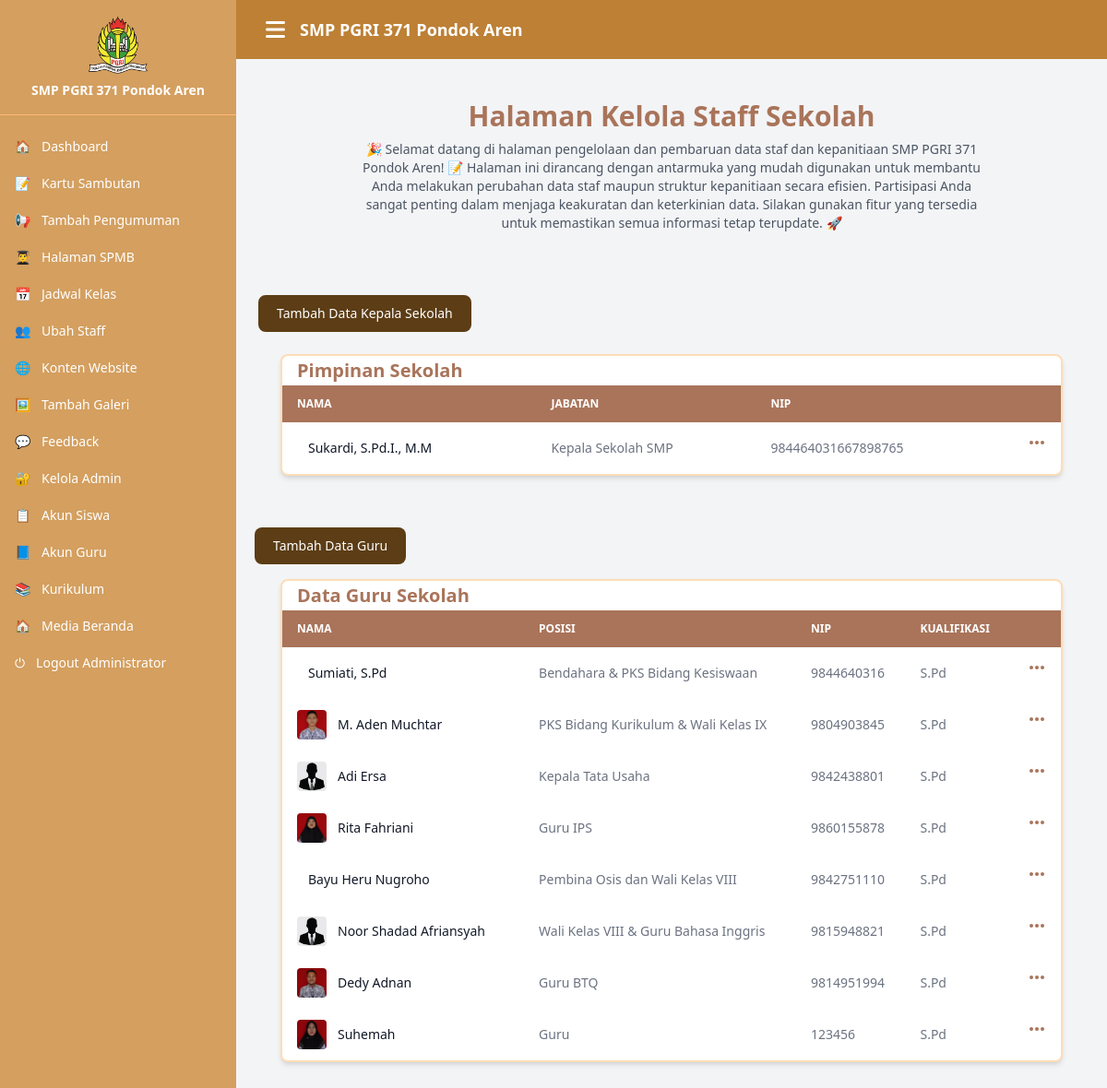
The page /admin/index.php?page=changeStaff (signed in) on the database its author committed.
### tables this page shows
CREATE TABLE `pimpinan_sekolah` (
  `id` int(11) NOT NULL,
  `name` varchar(30) NOT NULL,
  `position` varchar(50) NOT NULL,
  `contact_no` varchar(20) NOT NULL,
  `image_src` varchar(200) NOT NULL
);

CREATE TABLE `staffs` (
  `id` int(11) NOT NULL,
  `name` varchar(100) NOT NULL,
  `post` varchar(100) NOT NULL,
  `qualification` varchar(100) NOT NULL,
  `contact` varchar(100) NOT NULL,
  `image_src` varchar(100) NOT NULL
);

### admin/changeStaff.php (the view, shortened to what this page needs)
<!DOCTYPE html>
<html lang="en">
<head>
</head>
<body>
     <section class="text-gray-600 body-font">
            <div class="container px-5 py-5 mx-auto">
                <div class="flex flex-col text-center w-full mb-2">
                    <h1 class="text-3xl font-bold text-[#a9745a]">Halaman Kelola Staff Sekolah </h1>
                        <p class="text-sm text-gray-600 mt-2 max-w-2xl mx-auto">
                       🎉 Selamat datang di halaman pengelolaan dan pembaruan data staf dan kepanitiaan SMP PGRI 371 Pondok Aren! 📝
                        Halaman ini dirancang dengan antarmuka yang mudah digunakan untuk membantu Anda melakukan perubahan data staf maupun struktur kepanitiaan secara efisien.
                        Partisipasi Anda sangat penting dalam menjaga keakuratan dan keterkinian data.
                        Silakan gunakan fitur yang tersedia untuk memastikan semua informasi tetap terupdate. 🚀
                    </p>
                </div>
            </div>
            <button data-modal-target="authentication-modal2" data-modal-toggle="authentication-modal2"
                class="mt-10 mb-0 block text-white bg-[#5c3d15] hover:bg-[#4b320f] focus:ring-4 p-4 focus:outline-none  font-medium rounded-lg text-sm px-5 py-2.5 text-center"
                type="button">
                Tambah Data Kepala Sekolah
            </button>
        </div>
<?php
include '../connection/database.php';
$defaultavatar = "../assects/images/defaults/defaultaltimage.jpg";
?>
<main>
        <div class="mx-auto max-w-screen-xl px-0 lg:px-12">
           <div class="bg-white dark:bg-white relative shadow-md sm:rounded-lg overflow-hidden border-2 border-[#fcddb8]">
                <div class="flex flex-col md:flex-row items-center justify-between space-y-3 md:space-y-0 md:space-x-4 p-4">
                    <div class="w-full md:w-1/2">
                        <form class="flex items-center">
                            <div class="relative w-full">
                                <div class="absolute inset-y-0 left-0 flex items-center pl-0 pointer-events-none">
                                    <h2 class="text-xl font-bold text-[#a9745a]">Pimpinan Sekolah</h2>
                                </div>
                            </div>
                        </form>
                    </div>
                </div>
                <div class="overflow-x-auto">
                    <table class="w-full text-sm text-left text-gray-500 text-black dark:text-black">
                        <thead class="text-xs text-white uppercase bg-[#a9745a]">
                            <tr>
                                <th class="px-4 py-3">Nama</th>
                                <th class="px-4 py-3">Jabatan</th>
                                <th class="px-4 py-3">NIP</th>
                                <th class="px-4 py-3"><span class="sr-only">Actions</span></th>
                            </tr>
                        </thead>
                       <tbody>
                        <?php
                        $query = "SELECT * FROM pimpinan_sekolah;";
                        $result = mysqli_query($connectionobj, $query);
                        if (mysqli_num_rows($result) > 0) {
                            while ($row = mysqli_fetch_assoc($result)) {
                                $pimpinanId = $row['id'];
                                echo '
                                <tr class="border-[#fcddb8] dark:border-[#fcddb8]">
                                    <th scope="row" class="px-4 py-3 font-medium text-gray-900 whitespace-nowrap dark:text-black">
                                        <div class="flex items-center mr-3">
                                            <img src="../' . $row['image_src'] . '" alt="" class="h-8 w-auto mr-3 rounded" onerror="this.src=' . $defaultavatar . '">
                                            ' . $row['name'] . '
                                        </div>
                                    </th>
                                    <td class="px-4 py-3">' . $row['position'] . '</td>
                                    <td class="px-4 py-3">' . $row['contact_no'] . '</td>
                                   <td class="px-4 py-3 flex items-center justify-end relative z-50">
                                        <button data-dropdown-toggle="dropdown-pimpinan' . $pimpinanId . '" class="text-[#a9745a] hover:text-[#a9745a]">
                                            <svg class="w-5 h-5" fill="currentColor" viewBox="0 0 20 20">
                                                <path d="M6 10a2 2 0 11-4 0 2 2 0 014 0zM12 10a2 2 0 11-4 0 2 2 0 014 0zM16 12a2 2 0 100-4 2 2 0 000 4z" />
                                            </svg>
                                        </button>
                                        <div id="dropdown-pimpinan' . $pimpinanId .'" class="hidden z-10 w-44 bg-white rounded shadow">
                                                            data-modal-target="updatePimpinanModal' . $pimpinanId .'"
                                                            data-modal-toggle="updatePimpinanModal' . $pimpinanId . '"
                                                        <input type="hidden" name="pimpinanDelete_id" value="' . $pimpinanId . '">
                                        </div>
                                    </td>
                                </tr>
       ' . $pimpinanId . '
                <button type="button" class="text-gray-400 bg-transparent hover:bg-gray-200 hover:text-gray-900 rounded-lg text-sm p-1.5 ml-auto inline-flex items-center" data-modal-toggle="updatePimpinanModal' . $pimpinanId . '">
                </button>
                        <input type="file" name="file-upload-pimpinan' . $pimpinanId . '" accept="image/*"
                        <input type="text" name="pimpinanName" value="' . $row['name'] . '"
                        <input type="text" name="pimpinanPosition" value="' . $row['position'] . '"
                        <input type="text" name="pimpinanPhone" value="' . $row['contact_no'] . '"
                    <input type="hidden" name="pimpinanId" value="' . $pimpinanId . '">
                    <input type="hidden" name="pimpinanImageLocation" value="' . $row['image_src'] . '">
        ';
    }
}
?>
</tbody>
                    </table>
                </div>
            </div>
        </div>
</main>
    <section class="text-gray-600 body-font">
        <div class="container px-5 py-4 mx-auto">
            <button data-modal-target="authentication-modal" data-modal-toggle="authentication-modal"
                class="mt-10 block text-white bg-[#5c3d15] hover:bg-[#4b320f] focus:ring-4 focus:outline-none  font-medium rounded-lg text-sm px-5 py-2.5 text-center"
                type="button">
                Tambah Data Guru
            </button>
        </div>
    </section>
   <main>
        <div class="mx-auto max-w-screen-xl px-0 lg:px-12 pb-10">
            <div class="bg-white dark:bg-white relative shadow-md sm:rounded-lg overflow-hidden border-2 border-[#fcddb8]">
                <div class="flex flex-col md:flex-row items-center justify-between space-y-3 md:space-y-0 md:space-x-4 p-4">
                    <div class="w-full md:w-1/2">
                        <form class="flex items-center">
                            <div class="relative w-full">
                                <div class="absolute inset-y-0 left-0 flex items-center pl-0 pointer-events-none">
                                    <h2 class="text-xl font-bold text-[#a9745a]">Data Guru Sekolah</h2>
                                </div>
                            </div>
                        </form>
                    </div>
                </div>
                <div class="overflow-x-auto">
                    <table class="w-full text-sm text-left text-gray-500">
                        <thead class="text-xs text-white uppercase bg-[#a9745a] dark:text-white">
                            <tr>
                                <th scope="col" class="px-4 py-3">Nama</th>
                                <th scope="col" class="px-4 py-3">Posisi</th>
                                <th scope="col" class="px-4 py-3">NIP</th>
                                <th scope="col" class="px-4 py-3">Kualifikasi</th>
                                <th scope="col" class="px-4 py-3"><span class="sr-only">Actions</span></th>
                            </tr>
                        </thead>
                        <tbody>
                            <?php
                            $query = "SELECT * FROM staffs;";
                            $result = mysqli_query($connectionobj, $query);
                            if (mysqli_num_rows($result) > 0) {
                                while ($row = mysqli_fetch_assoc($result)) {
                                    $staffsId = $row['id'];
                                    echo '
                                    <tr class="border-[#fcddb8] dark:border-[#fcddb8]">
                                        <th scope="row" class="px-4 py-3 font-medium text-gray-900 whitespace-nowrap dark:text-black">
                                            <div class="flex items-center mr-3">
                                                <img src="../' . $row['image_src'] . '" alt="" class="h-8 w-auto mr-3 rounded" onerror="this.src=' . $defaultavatar . '">
                                                ' . $row['name'] . '
                                            </div>
                                        </th>
                                        <td class="px-4 py-3">' . $row['post'] . '</td>
                                        <td class="px-4 py-3">' . $row['contact'] . '</td>
                                        <td class="px-4 py-3">' . $row['qualification'] . '</td>
                                        <td class="px-4 py-3 flex items-center justify-end">
                                            <button data-dropdown-toggle="dropdown-staff-' . $staffsId . '" class="text-[#a9745a] hover:text-[#a9745a]">
                                                <svg class="w-5 h-5" fill="currentColor" viewBox="0 0 20 20">
                                                    <path d="M6 10a2 2 0 11-4 0 2 2 0 014 0zM12 10a2 2 0 11-4 0 2 2 0 014 0zM16 12a2 2 0 100-4 2 2 0 000 4z" />
                                                </svg>
                                            </button>
                                            <div id="dropdown-staff-' . $staffsId . '" class="hidden z-10 w-44 bg-white rounded shadow ">
                                                        <button type="button" data-modal-target="updatestaffsModel' . $staffsId . '"
                                                        data-modal-toggle="updatestaffsModel' . $staffsId . '" class="flex w-full px-4 py-2 hover:bg-[#a9745a]/20 dark:hover:bg-[#a9745a]">Ubah</button>
                                                            <input type="hidden" name="staffDelete_id" value="' . $staffsId . '">
                                            </div>
                                        </td>
                                    </tr>
                                    ';
                                }
                            }
                            ?>
                        </tbody>
                    </table>
                </div>
            </div>
        </div>
</main>
</body>
</html>

### rows shown on the page
pimpinan_sekolah: name "Sukardi, S.Pd.I., M.M", position "Kepala Sekolah SMP", contact_no "984464031667898765"
staffs: name "Sumiati, S.Pd", post "Bendahara & PKS Bidang Kesiswaan", contact "9844640316", qualification "S.Pd"
staffs: image_src (picture), name "M. Aden Muchtar", post "PKS Bidang Kurikulum & Wali Kelas IX", contact "9804903845", qualification "S.Pd"
staffs: image_src (placeholder picture), name "Adi Ersa", post "Kepala Tata Usaha", contact "9842438801", qualification "S.Pd"
staffs: image_src (picture), name "Rita Fahriani", post "Guru IPS", contact "9860155878", qualification "S.Pd"
staffs: name "Bayu Heru Nugroho", post "Pembina Osis dan Wali Kelas VIII", contact "9842751110", qualification "S.Pd"
staffs: image_src (placeholder picture), name "Noor Shadad Afriansyah", post "Wali Kelas VIII & Guru Bahasa Inggris", contact "9815948821", qualification "S.Pd"
staffs: image_src (picture), name "Dedy Adnan", post "Guru BTQ", contact "9814951994", qualification "S.Pd"
staffs: image_src (picture), name "Suhemah", post "Guru", contact "123456", qualification "S.Pd"

### other values the page prints
$_SESSION["username"] "Administrator"
